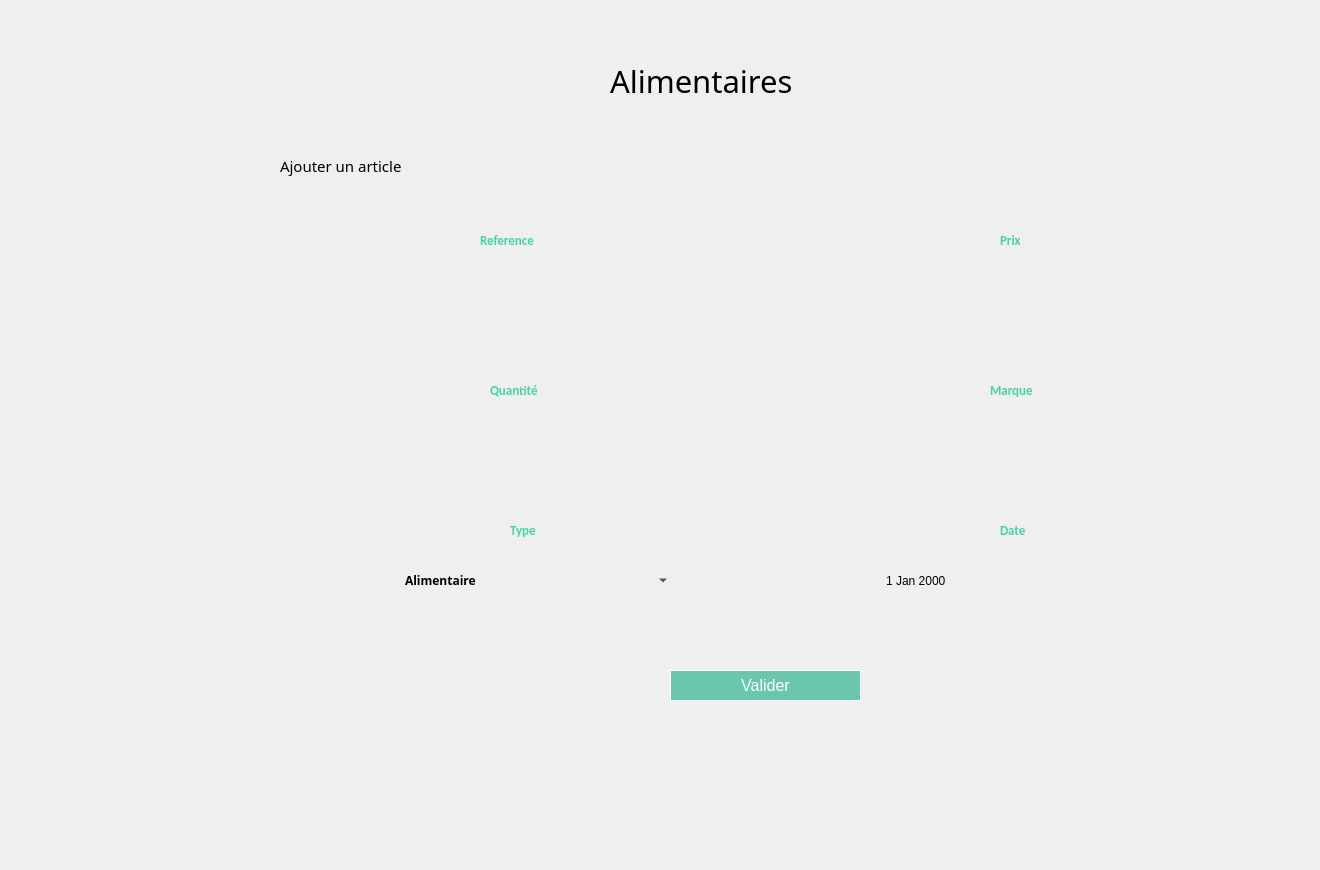
    <widget class="QWidget" name="page">
     <widget class="QPushButton" name="pushButton">
      <property name="geometry">
       <rect>
        <x>670</x>
        <y>670</y>
        <width>191</width>
        <height>31</height>
       </rect>
      </property>
      <property name="styleSheet">
       <string notr="true">QPushButton{
line-height: 1;
    color: #ffffff;
    background-color: #6ac6ad;
    background-clip: padding-box;
	border: 1px solid #ffffff;
    font-weight: 400;
	font-size: 16px;
    padding: 0.875rem 1.375rem;
}
QPushButton:hover{
	border: 1px solid #f75454;
 color: #f75454;
    background-color: #ffffff;

}
</string>
      </property>
      <property name="text">
       <string>Valider</string>
      </property>
     </widget>
     <widget class="QLabel" name="label">
      <property name="geometry">
       <rect>
        <x>480</x>
        <y>230</y>
        <width>111</width>
        <height>20</height>
       </rect>
      </property>
      <property name="font">
       <font>
        <family>Calibri</family>
        <pointsize>10</pointsize>
        <weight>75</weight>
        <bold>true</bold>
       </font>
      </property>
      <property name="styleSheet">
       <string notr="true">color: rgb(70, 211, 164);</string>
      </property>
      <property name="text">
       <string>Reference</string>
      </property>
     </widget>
     <widget class="QLineEdit" name="ref">
      <property name="geometry">
       <rect>
        <x>390</x>
        <y>270</y>
        <width>281</width>
        <height>41</height>
       </rect>
      </property>
      <property name="styleSheet">
       <string notr="true"> background-color: Transparent;
 border: none;</string>
      </property>
      <property name="clearButtonEnabled">
       <bool>false</bool>
      </property>
     </widget>
     <widget class="QLineEdit" name="quant">
      <property name="geometry">
       <rect>
        <x>380</x>
        <y>420</y>
        <width>301</width>
        <height>41</height>
       </rect>
      </property>
      <property name="styleSheet">
       <string notr="true"> background-color: Transparent;
 border: none;</string>
      </property>
     </widget>
     <widget class="QLineEdit" name="prix">
      <property name="geometry">
       <rect>
        <x>870</x>
        <y>271</y>
        <width>291</width>
        <height>41</height>
       </rect>
      </property>
      <property name="styleSheet">
       <string notr="true"> background-color: Transparent;
 border: none;</string>
      </property>
     </widget>
     <widget class="QDateEdit" name="d">
      <property name="geometry">
       <rect>
        <x>870</x>
        <y>560</y>
        <width>291</width>
        <height>41</height>
       </rect>
      </property>
      <property name="layoutDirection">
       <enum>Qt::RightToLeft</enum>
      </property>
      <property name="styleSheet">
       <string notr="true"> background-color: Transparent;
 border: none;</string>
      </property>
     </widget>
     <widget class="QComboBox" name="type">
      <property name="geometry">
       <rect>
        <x>400</x>
        <y>560</y>
        <width>271</width>
        <height>41</height>
       </rect>
      </property>
      <property name="font">
       <font>
        <family>Myriad Pro</family>
        <weight>75</weight>
        <bold>true</bold>
       </font>
      </property>
      <property name="styleSheet">
       <string notr="true"> background-color: Transparent;
 border: none;</string>
      </property>
      <item>
       <property name="text">
        <string>Alimentaire</string>
       </property>
      </item>
      <item>
       <property name="text">
        <string>Congele</string>
       </property>
      </item>
      <item>
       <property name="text">
        <string>Vetements</string>
       </property>
      </item>
     </widget>
     <widget class="QLineEdit" name="marque">
      <property name="geometry">
       <rect>
        <x>870</x>
        <y>420</y>
        <width>291</width>
        <height>41</height>
       </rect>
      </property>
      <property name="styleSheet">
       <string notr="true"> background-color: Transparent;
 border: none;</string>
      </property>
     </widget>
     <widget class="QPushButton" name="pushButton_article">
      <property name="geometry">
       <rect>
        <x>400</x>
        <y>150</y>
        <width>141</width>
        <height>41</height>
       </rect>
      </property>
      <property name="text">
       <string/>
      </property>
      <property name="flat">
       <bool>true</bool>
      </property>
     </widget>
     <widget class="QPushButton" name="pushButton_stock1">
      <property name="geometry">
       <rect>
        <x>40</x>
        <y>280</y>
        <width>211</width>
        <height>61</height>
       </rect>
      </property>
      <property name="styleSheet">
       <string notr="true">QPushButton {
	font-weight: 500;
	text-align: center;
    vertical-align: middle;
	background-color: transparent;
	padding: 5px 15px 15px 20px;
    color: #fff;
	font-size: 11px;
	border : 0;
	border-right: 3px solid transparent;
 	background-position: center top;
    background-repeat: no-repeat;
    background-origin: content;
    background-image: url(&quot;C:/Users/hp/Desktop/anglais/projet c++ design/pie1.png&quot;);
}

QPushButton:hover {
	color: #ffffff;
	font-weight: 500;
	background-image: url(&quot;C:/Users/hp/Desktop/anglais/projet c++ design/pie2.png&quot;);
}</string>
      </property>
      <property name="text">
       <string/>
      </property>
      <property name="flat">
       <bool>true</bool>
      </property>
     </widget>
     <widget class="QLabel" name="label_51">
      <property name="geometry">
       <rect>
        <x>820</x>
        <y>230</y>
        <width>371</width>
        <height>121</height>
       </rect>
      </property>
      <property name="text">
       <string/>
      </property>
      <property name="pixmap">
       <pixmap>../../Downloads/saisir.png</pixmap>
      </property>
      <property name="scaledContents">
       <bool>true</bool>
      </property>
     </widget>
     <widget class="QLabel" name="label_52">
      <property name="geometry">
       <rect>
        <x>1000</x>
        <y>230</y>
        <width>111</width>
        <height>20</height>
       </rect>
      </property>
      <property name="font">
       <font>
        <family>Calibri</family>
        <pointsize>10</pointsize>
        <weight>75</weight>
        <bold>true</bold>
       </font>
      </property>
      <property name="styleSheet">
       <string notr="true">color: rgb(70, 211, 164);</string>
      </property>
      <property name="text">
       <string>Prix</string>
      </property>
     </widget>
     <widget class="QLabel" name="label_54">
      <property name="geometry">
       <rect>
        <x>490</x>
        <y>380</y>
        <width>111</width>
        <height>20</height>
       </rect>
      </property>
      <property name="font">
       <font>
        <family>Calibri</family>
        <pointsize>10</pointsize>
        <weight>75</weight>
        <bold>true</bold>
       </font>
      </property>
      <property name="styleSheet">
       <string notr="true">color: rgb(70, 211, 164);</string>
      </property>
      <property name="text">
       <string>Quantité</string>
      </property>
     </widget>
     <widget class="QLabel" name="label_2">
      <property name="geometry">
       <rect>
        <x>510</x>
        <y>520</y>
        <width>111</width>
        <height>20</height>
       </rect>
      </property>
      <property name="font">
       <font>
        <family>Calibri</family>
        <pointsize>10</pointsize>
        <weight>75</weight>
        <bold>true</bold>
       </font>
      </property>
      <property name="styleSheet">
       <string notr="true">color: rgb(70, 211, 164);</string>
      </property>
      <property name="text">
       <string>Type</string>
      </property>
     </widget>
     <widget class="QLabel" name="label_55">
      <property name="geometry">
       <rect>
        <x>1000</x>
        <y>520</y>
        <width>111</width>
        <height>20</height>
       </rect>
      </property>
      <property name="font">
       <font>
        <family>Calibri</family>
        <pointsize>10</pointsize>
        <weight>75</weight>
        <bold>true</bold>
       </font>
      </property>
      <property name="styleSheet">
       <string notr="true">color: rgb(70, 211, 164);</string>
      </property>
      <property name="text">
       <string>Date</string>
      </property>
     </widget>
     <widget class="QLabel" name="label_56">
      <property name="geometry">
       <rect>
        <x>990</x>
        <y>380</y>
        <width>111</width>
        <height>20</height>
       </rect>
      </property>
      <property name="font">
       <font>
        <family>Calibri</family>
        <pointsize>10</pointsize>
        <weight>75</weight>
        <bold>true</bold>
       </font>
      </property>
      <property name="styleSheet">
       <string notr="true">color: rgb(70, 211, 164);</string>
      </property>
      <property name="text">
       <string>Marque</string>
      </property>
     </widget>
     <widget class="QLabel" name="label_313">
      <property name="geometry">
       <rect>
        <x>-20</x>
        <y>-20</y>
        <width>1311</width>
        <height>861</height>
       </rect>
      </property>
      <property name="text">
       <string/>
      </property>
      <property name="pixmap">
       <pixmap>../../Desktop/anglais/projet c++ design/bg2.png</pixmap>
      </property>
      <property name="scaledContents">
       <bool>true</bool>
      </property>
     </widget>
     <widget class="QLabel" name="label_314">
      <property name="geometry">
       <rect>
        <x>610</x>
        <y>40</y>
        <width>301</width>
        <height>81</height>
       </rect>
      </property>
      <property name="font">
       <font>
        <family>Montserrat Alternates</family>
        <pointsize>23</pointsize>
       </font>
      </property>
      <property name="text">
       <string>Alimentaires</string>
      </property>
     </widget>
     <widget class="QLabel" name="label_315">
      <property name="geometry">
       <rect>
        <x>340</x>
        <y>240</y>
        <width>371</width>
        <height>121</height>
       </rect>
      </property>
      <property name="text">
       <string/>
      </property>
      <property name="pixmap">
       <pixmap>../../Downloads/saisir.png</pixmap>
      </property>
      <property name="scaledContents">
       <bool>true</bool>
      </property>
     </widget>
     <widget class="QLabel" name="label_316">
      <property name="geometry">
       <rect>
        <x>340</x>
        <y>380</y>
        <width>371</width>
        <height>121</height>
       </rect>
      </property>
      <property name="text">
       <string/>
      </property>
      <property name="pixmap">
       <pixmap>../../Downloads/saisir.png</pixmap>
      </property>
      <property name="scaledContents">
       <bool>true</bool>
      </property>
     </widget>
     <widget class="QLabel" name="label_53">
      <property name="geometry">
       <rect>
        <x>830</x>
        <y>380</y>
        <width>371</width>
        <height>121</height>
       </rect>
      </property>
      <property name="text">
       <string/>
      </property>
      <property name="pixmap">
       <pixmap>../../Downloads/saisir.png</pixmap>
      </property>
      <property name="scaledContents">
       <bool>true</bool>
      </property>
     </widget>
     <widget class="QLabel" name="label_317">
      <property name="geometry">
       <rect>
        <x>340</x>
        <y>520</y>
        <width>371</width>
        <height>121</height>
       </rect>
      </property>
      <property name="text">
       <string/>
      </property>
      <property name="pixmap">
       <pixmap>../../Downloads/saisir.png</pixmap>
      </property>
      <property name="scaledContents">
       <bool>true</bool>
      </property>
     </widget>
     <widget class="QLabel" name="label_318">
      <property name="geometry">
       <rect>
        <x>830</x>
        <y>520</y>
        <width>371</width>
        <height>121</height>
       </rect>
      </property>
      <property name="text">
       <string/>
      </property>
      <property name="pixmap">
       <pixmap>../../Downloads/saisir.png</pixmap>
      </property>
      <property name="scaledContents">
       <bool>true</bool>
      </property>
     </widget>
     <widget class="QLabel" name="label_319">
      <property name="geometry">
       <rect>
        <x>280</x>
        <y>150</y>
        <width>191</width>
        <height>31</height>
       </rect>
      </property>
      <property name="font">
       <font>
        <family>Montserrat Alternates</family>
        <pointsize>11</pointsize>
       </font>
      </property>
      <property name="text">
       <string>Ajouter un article</string>
      </property>
     </widget>
     <widget class="QPushButton" name="pushButton_109">
      <property name="geometry">
       <rect>
        <x>100</x>
        <y>380</y>
        <width>91</width>
        <height>61</height>
       </rect>
      </property>
      <property name="styleSheet">
       <string notr="true">QPushButton {
	font-weight: 500;
	text-align: center;
    vertical-align: middle;
	background-color: transparent;
	padding: 5px 15px 15px 20px;
    color: #fff;
	font-size: 11px;
	border : 0;
	border-right: 3px solid transparent;
 	background-position: center top;
    background-repeat: no-repeat;
    background-origin: content;
    background-image: url(&quot;C:/Users/hp/Desktop/anglais/projet c++ design/gestion1.png&quot;);
}

QPushButton:hover {
	color: #ffffff;
	font-weight: 500;
	background-image: url(&quot;C:/Users/hp/Desktop/anglais/projet c++ design/gestion2.png&quot;);
}</string>
      </property>
      <property name="text">
       <string/>
      </property>
     </widget>
     <widget class="QPushButton" name="pushButton_111">
      <property name="geometry">
       <rect>
        <x>0</x>
        <y>710</y>
        <width>121</width>
        <height>61</height>
       </rect>
      </property>
      <property name="styleSheet">
       <string notr="true">QPushButton {
	font-weight: 500;
	text-align: center;
    vertical-align: middle;
	background-color: transparent;
	padding: 5px 15px 15px 20px;
    color: #fff;
	font-size: 11px;
	border : 0;
	border-right: 3px solid transparent;
 	background-position: center top;
    background-repeat: no-repeat;
    background-origin: content;
    background-image: url(&quot;C:/Users/hp/Desktop/anglais/projet c++ design/return1.png&quot;);
}

QPushButton:hover {
	color: #ffffff;
	font-weight: 500;
	background-image: url(&quot;C:/Users/hp/Desktop/anglais/projet c++ design/return2.png&quot;);
}</string>
      </property>
      <property name="text">
       <string/>
      </property>
     </widget>
     <zorder>label_313</zorder>
     <zorder>pushButton</zorder>
     <zorder>label</zorder>
     <zorder>pushButton_article</zorder>
     <zorder>pushButton_stock1</zorder>
     <zorder>label_51</zorder>
     <zorder>label_52</zorder>
     <zorder>prix</zorder>
     <zorder>label_54</zorder>
     <zorder>label_2</zorder>
     <zorder>label_55</zorder>
     <zorder>label_56</zorder>
     <zorder>label_314</zorder>
     <zorder>label_315</zorder>
     <zorder>ref</zorder>
     <zorder>label_316</zorder>
     <zorder>quant</zorder>
     <zorder>label_53</zorder>
     <zorder>marque</zorder>
     <zorder>label_317</zorder>
     <zorder>type</zorder>
     <zorder>label_318</zorder>
     <zorder>d</zorder>
     <zorder>label_319</zorder>
     <zorder>pushButton_109</zorder>
     <zorder>pushButton_111</zorder>
    </widget>
